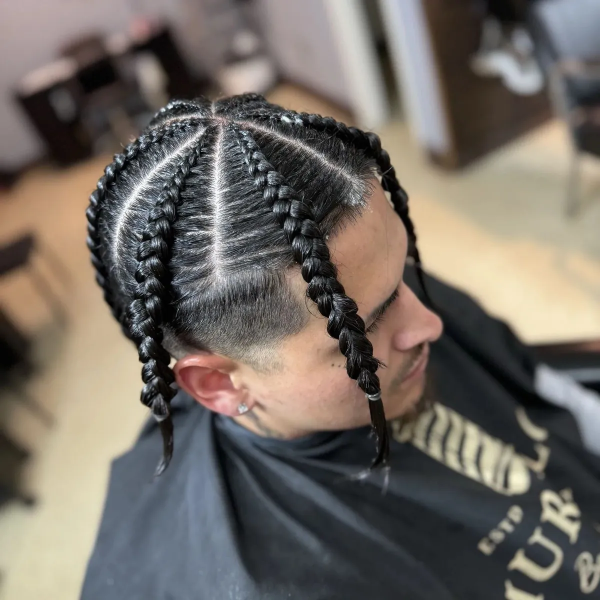
#> input picture assets/photos/braids-top-1200.webp, 1200 x 1200 px, given in place of braids-top-1200.webp-1200.webp, which was not available (shown at 1/2 size)
$ python og.py ../assets/photos/braids-top-1200.webp
#> lines starting #> are read from the running program, lines starting #| are printed output that depends on the picture; pictures that were not available may be replaced by others from this repository, and a replacement may not be noted
#!/usr/bin/env python3
"""Share cards: assets/og/<photo>.jpg at 1200x630 (1.91:1) from assets/photos/<photo>-1200.webp, black and white like the site.

Usage: python3 tools/og.py name1 name2 ...   (skips cards that already exist)
The crop keeps the upper part of the photo (faces and hair sit high in Tim's portraits and cut photos).
"""
import os, sys
from PIL import Image, ImageOps

ROOT = os.path.dirname(os.path.dirname(os.path.abspath(__file__)))
SRC = os.path.join(ROOT, "assets", "photos")
OUT = os.path.join(ROOT, "assets", "og")
W, H = 1200, 630


def card(name):
#> called with name = '../assets/photos/braids-top-1200.webp'
    out = os.path.join(OUT, f"{name}.jpg")
    if os.path.exists(out):
        return
    im = ImageOps.grayscale(Image.open(os.path.join(SRC, f"{name}-1200.webp"))).convert("RGB")
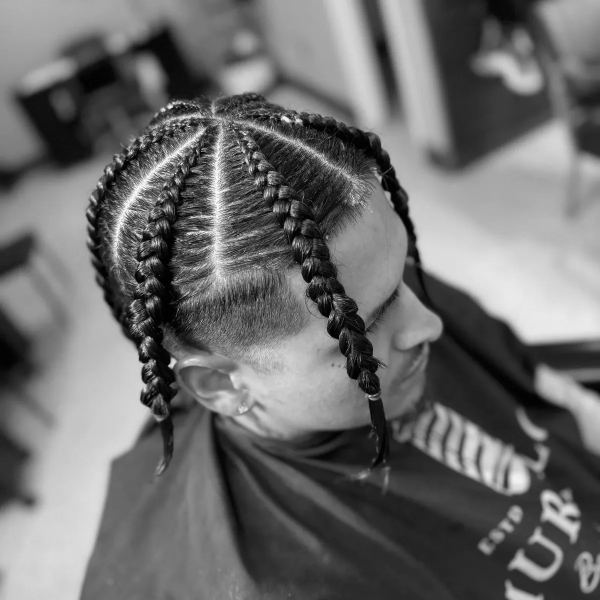
#> im: PIL image 1200x1200 RGB (shown at 1/2 size); min 0, max 255, mean 108.6
    w, h = im.size
#> w = 1200; h = 1200
    if w / h > W / H:  # wider than the card: crop the sides
        nw = round(h * W / H); left = (w - nw) // 2; im = im.crop((left, 0, left + nw, h))
    else:  # taller: keep the upper part
        nh = round(w * H / W); top = round((h - nh) * 0.3); im = im.crop((0, top, w, top + nh))
#> after `nh = round(w * H / W)`: nh = 630
#> after `top = round((h - nh) * 0.3)`: top = 171
#> after `im = im.crop((0, top, w, top + nh))`:
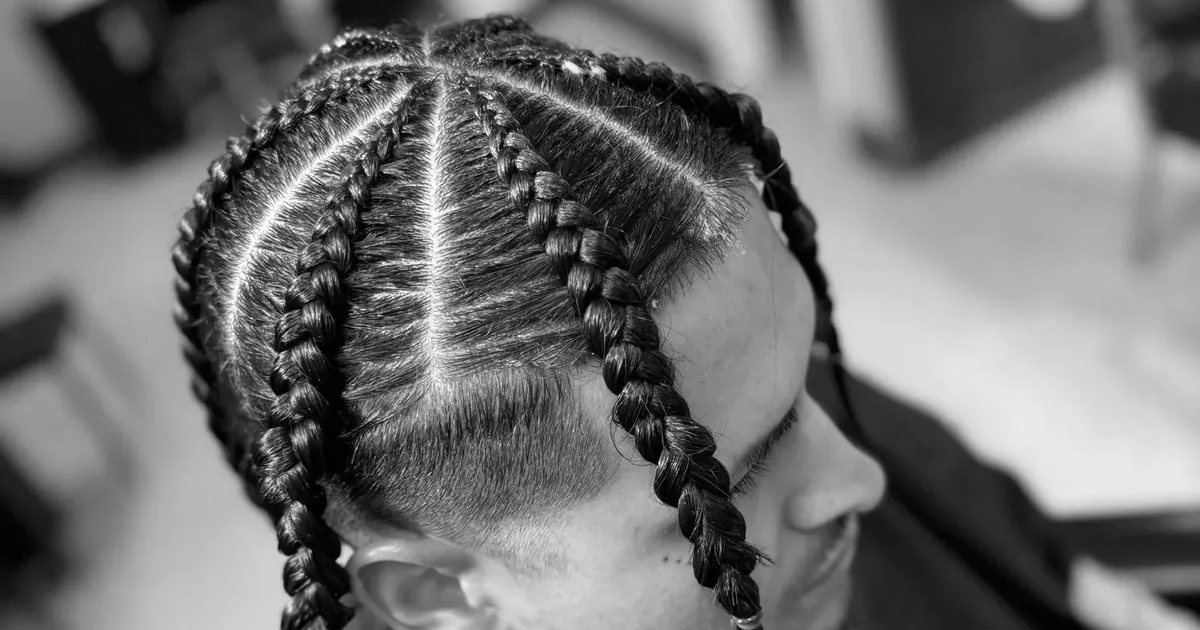
#> im: PIL image 1200x630 RGB; min 0, max 255, mean 112
    im.resize((W, H), Image.LANCZOS).save(out, "JPEG", quality=82, optimize=True, progressive=True)


if __name__ == "__main__":
    os.makedirs(OUT, exist_ok=True)
    for n in sys.argv[1:]:
        card(n)

$ run again, on assets/photos/cut-low-taper-full-beard-1200.webp
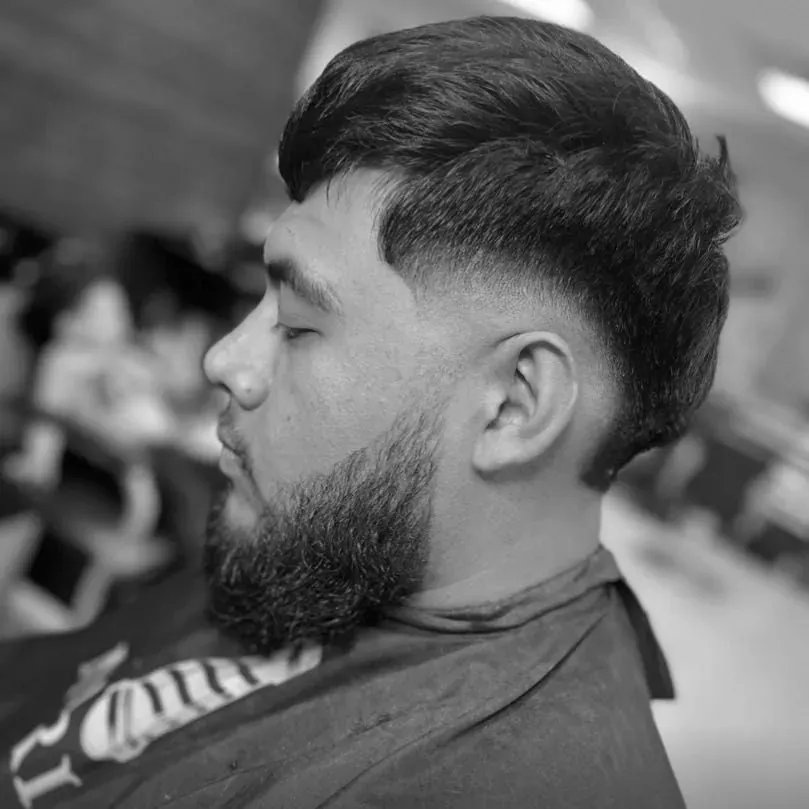
#> input picture assets/photos/cut-low-taper-full-beard-1200.webp, 809 x 809 px, given in place of cut-low-taper-full-beard-1200.webp-1200.webp, which was not available
#> in card, `im = im.crop((0, top, w, top + nh))`:
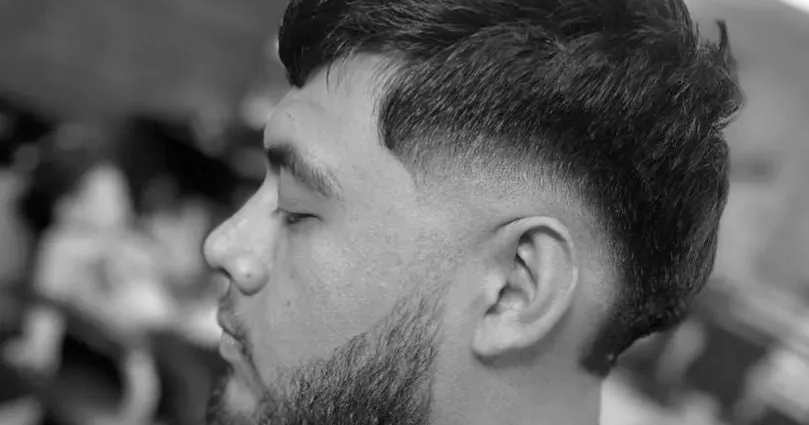
#> im: PIL image 809x425 RGB; min 0, max 251, mean 98.1

$ run again, on assets/photos/cut-low-taper-textured-top-1200.webp
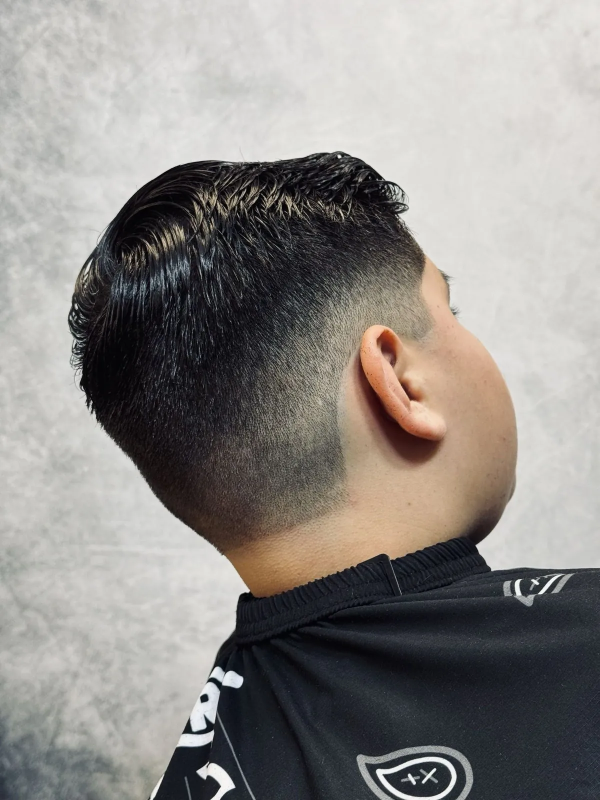
#> input picture assets/photos/cut-low-taper-textured-top-1200.webp, 1200 x 1600 px, given in place of cut-low-taper-textured-top-1200.webp-1200.webp, which was not available (shown at 1/2 size)
#> in card, `im = ImageOps.grayscale(Image.open(os.path.join(SRC, f"{name}-1200.web..`:
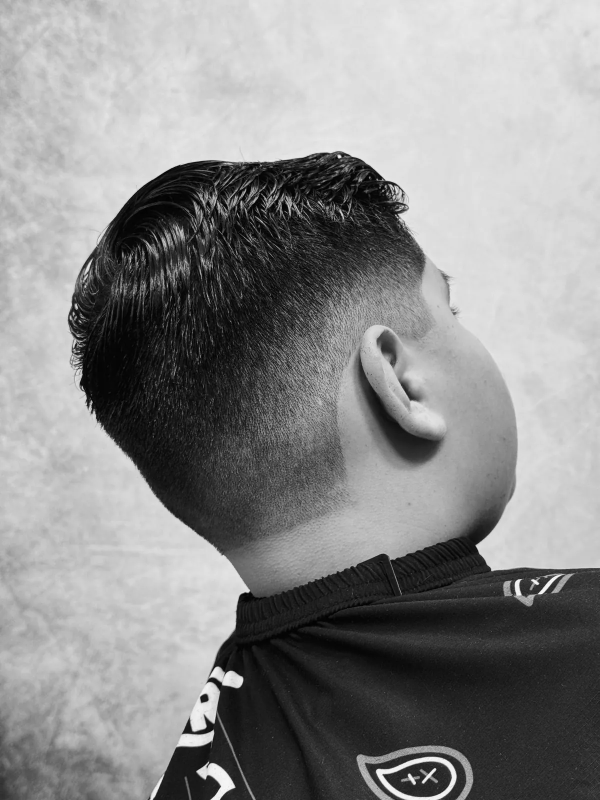
#> im: PIL image 1200x1600 RGB (shown at 1/2 size); min 0, max 255, mean 138.9
#> in card, `im = im.crop((0, top, w, top + nh))`:
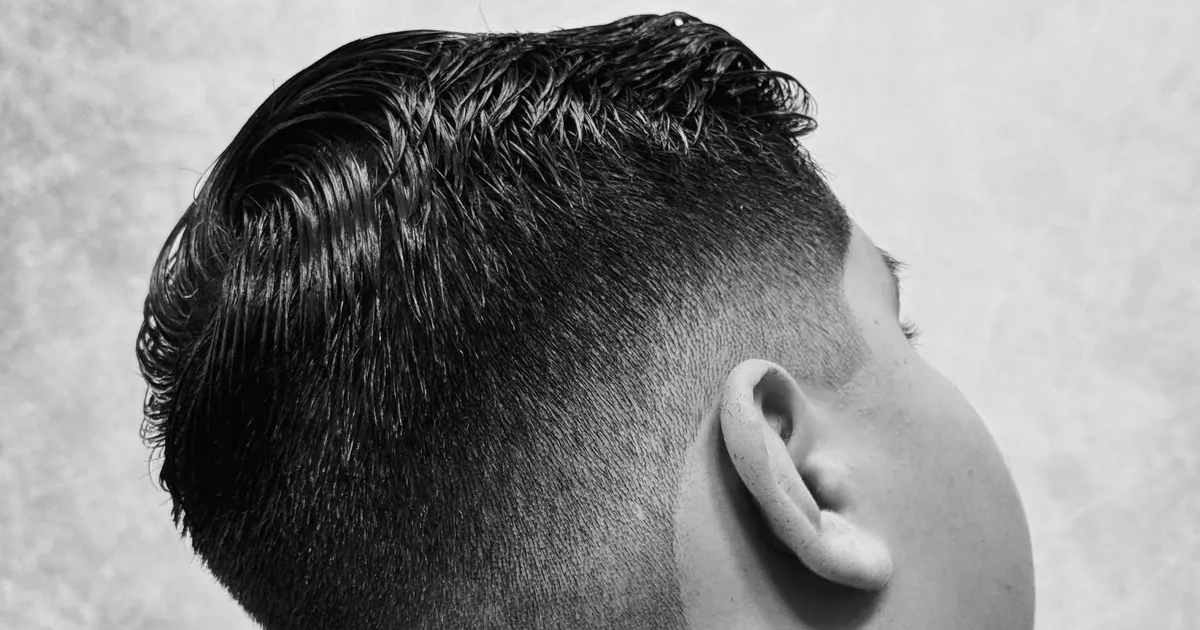
#> im: PIL image 1200x630 RGB; min 0, max 247, mean 133.2

$ run again, on assets/photos/cut-skin-fade-long-beard-1200.webp
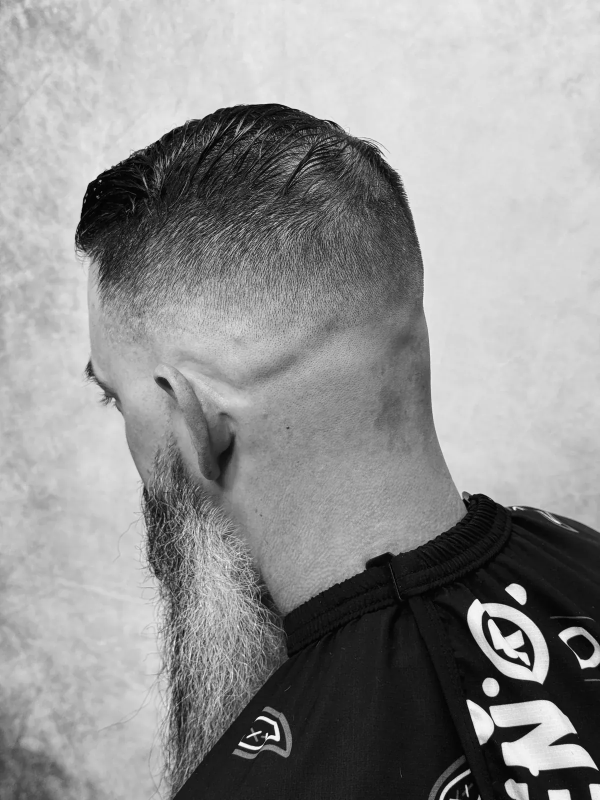
#> input picture assets/photos/cut-skin-fade-long-beard-1200.webp, 1200 x 1600 px, given in place of cut-skin-fade-long-beard-1200.webp-1200.webp, which was not available (shown at 1/2 size)
#> in card, `im = im.crop((0, top, w, top + nh))`:
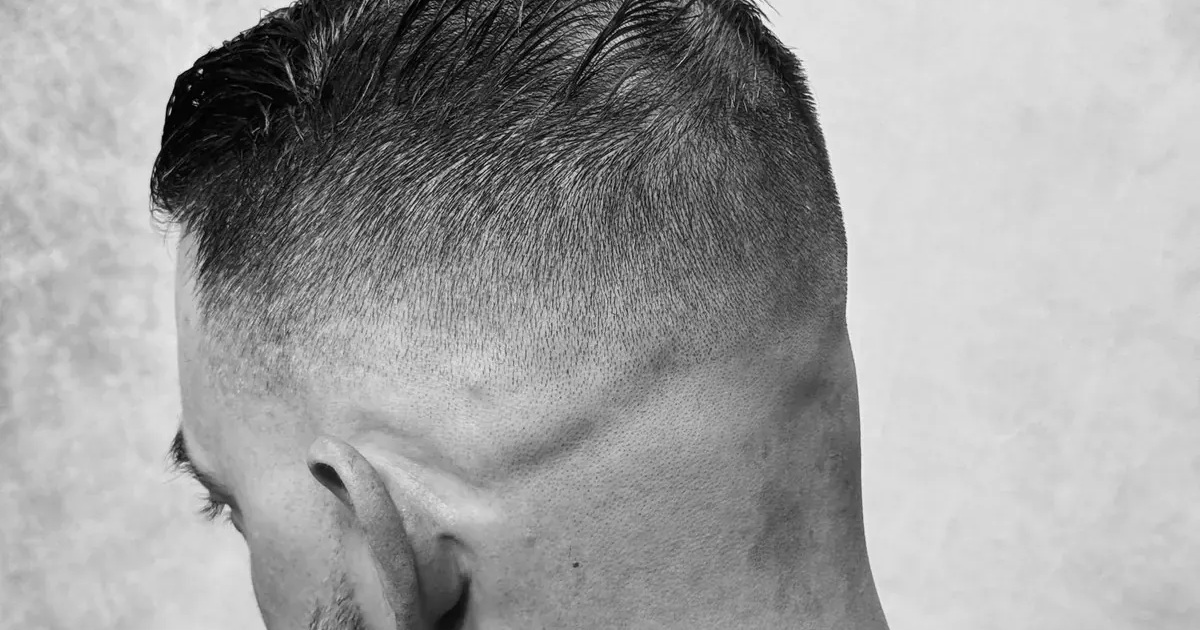
#> im: PIL image 1200x630 RGB; min 0, max 248, mean 157.5
